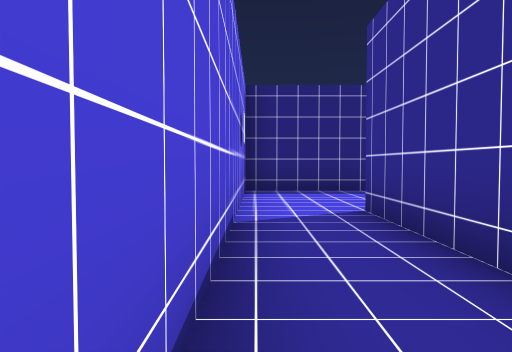
view 1 (above)

23 first-person views from a walk through a Unity game level. The camera is 1.3 m above the floor, tilts 2° down and sees 70° across. The floor is counted in squares, 2 m on a side. Each view is taken from the middle of a square. On the plan, view 1 faces up. The plan holds only what a view shows up to about 11 squares ahead; the rest is blank. The place goes on beyond the plan. The player is left out. Door leaves are left out, so doorways stand open. Some surface patterns are stand-ins.

view 2
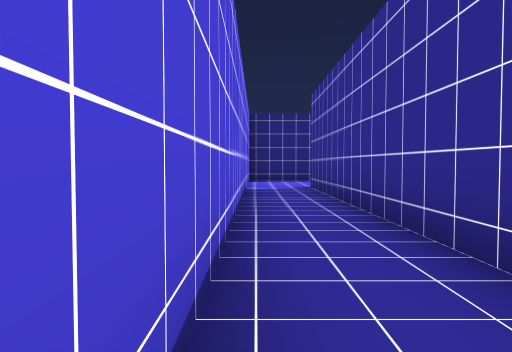

view 3
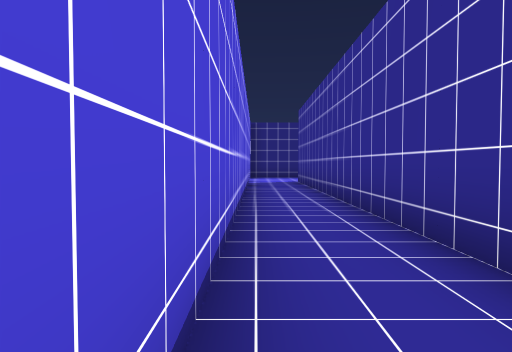

view 4
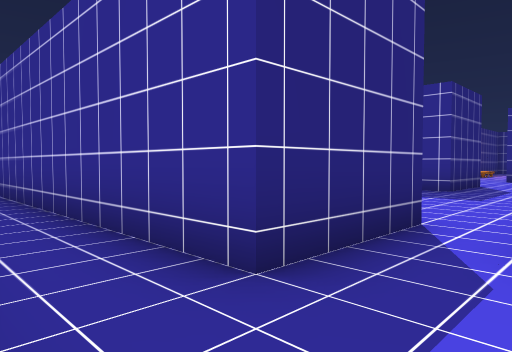

view 5
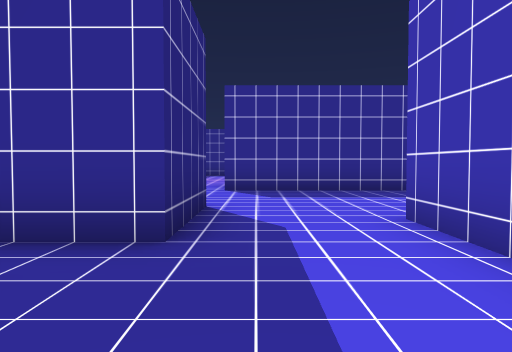

view 6
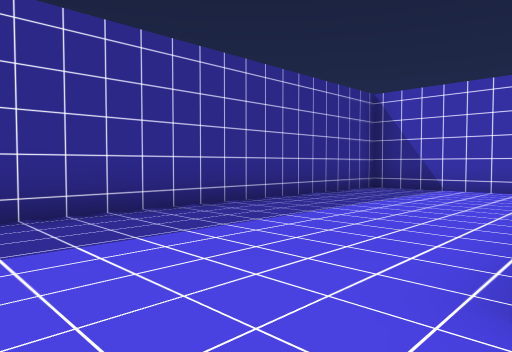

view 7
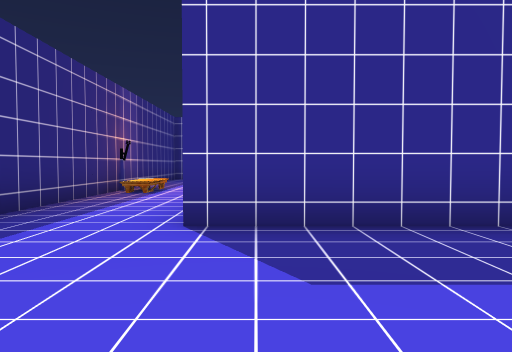

view 8
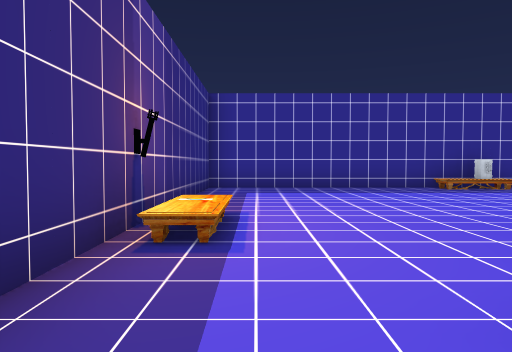

view 9
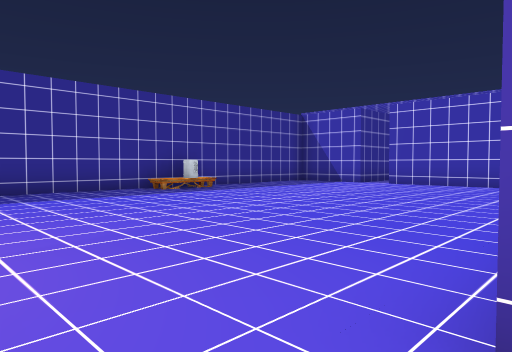

view 10
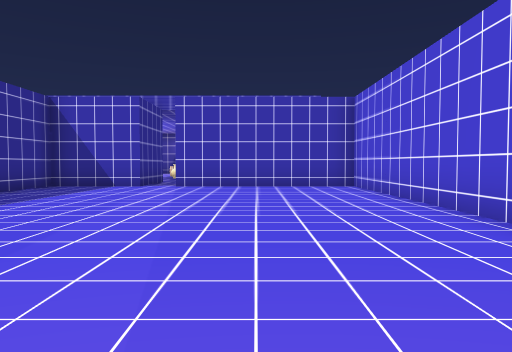

view 11
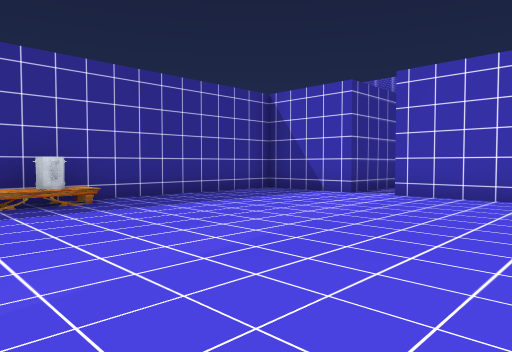

view 12
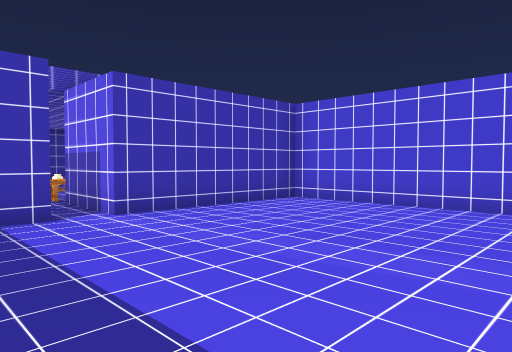

view 13
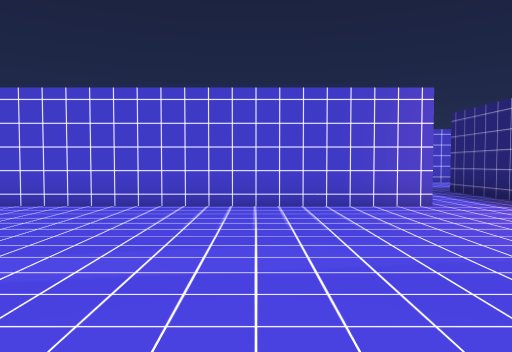

view 14
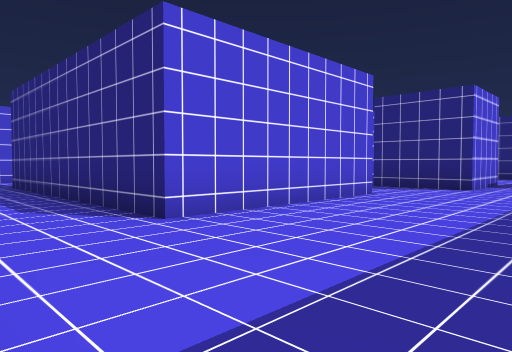

view 15
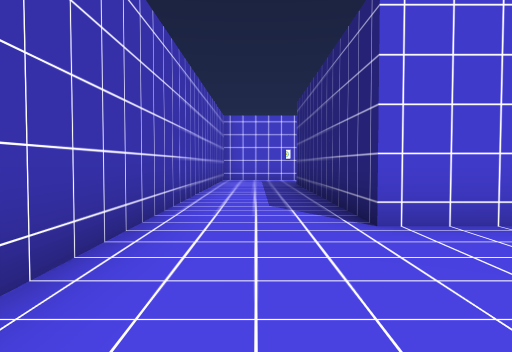

view 16
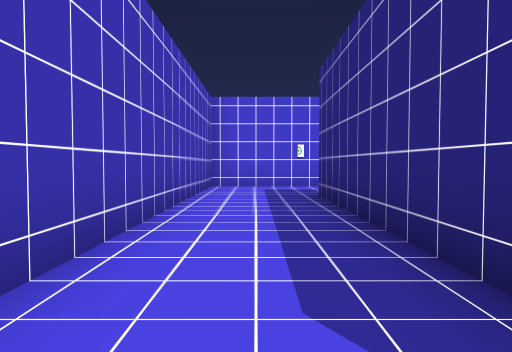

view 17
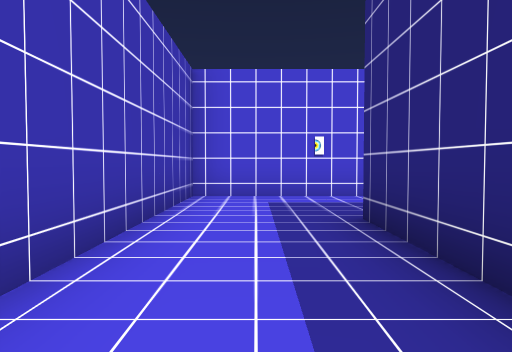

view 18
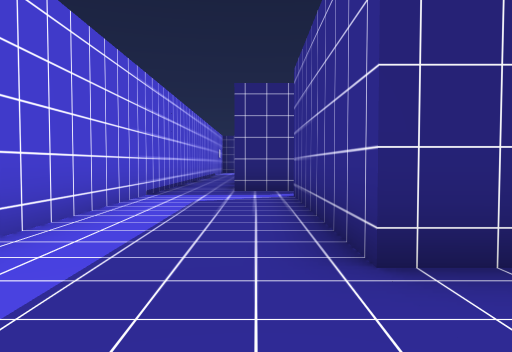

view 19
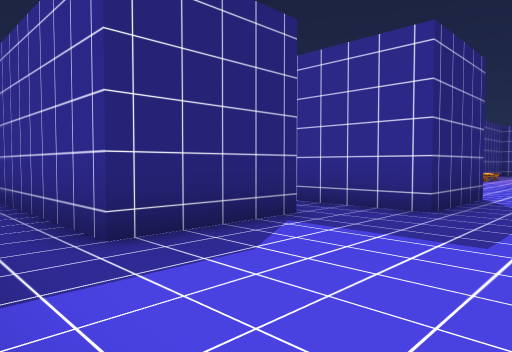

view 20
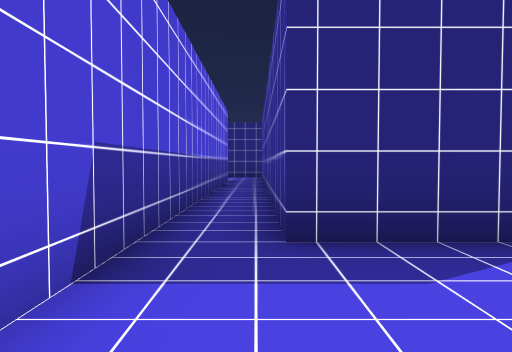

view 21
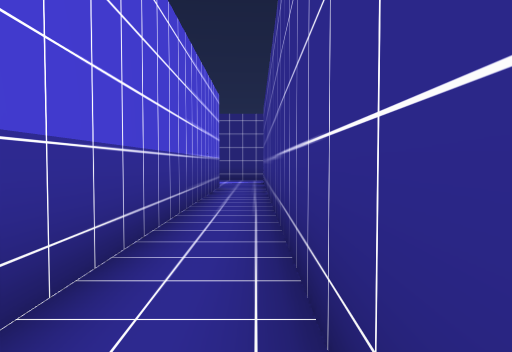

view 22
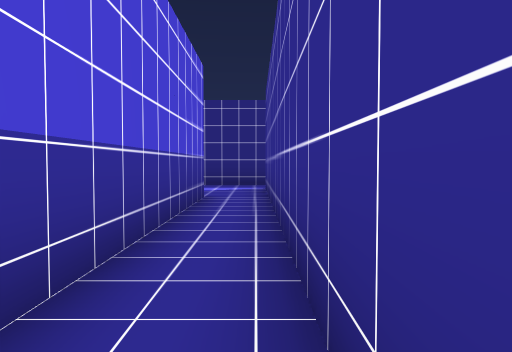

view 23
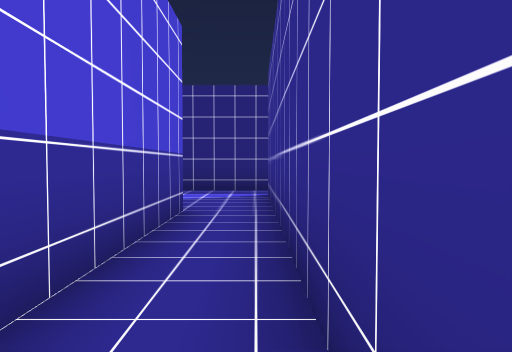

### Floor plan
Ten units are one square. View 1 is at (0, 0); x grows to the right and y downward. Boxes are objects, and circles mark ways between rooms. Rooms are numbered by the first view taken in them; rooms with no view inside come last. Other rooms are left out.
<svg viewBox="-7 -92 269 287">
<path fill="none" stroke="#000" d="M103 88 103 137 28 137 28 88M172 62 172 162 222 162 222 188M115 38 115 63 105 63M24 75 15 75 15 -50M232 185 232 162 257 162 257 38 140 38M53 -55 53 -70M54 -87 -2 -87 -2 162 147 162 147 62M78 50 53 50 53 -55M41 75 24 75M84 88 103 88M105 63 90 63 90 40M40 -50 40 66"/>
<rect x="195" y="35" width="10" height="10" fill="#bbb"><title>other object</title></rect>
<rect x="245" y="105" width="10" height="10" fill="#bbb"><title>cup</title></rect>
<circle cx="35" cy="80" r="3" fill="#2a7"/>
<circle cx="50" cy="-50" r="3" fill="#2a7"/>
<circle cx="95" cy="75" r="3" fill="#2a7"/>
<text x="130" y="90">1</text>
<text x="50" y="40">2</text>
</svg>
Room 1 opens to room 2.

Where each view was taken, in squares from view 1:
view 1: 0 up, 0 right, facing up
view 2: 5 down, 0 right, facing up
view 3: 8 down, 0 right, facing up
view 4: 9 down, 0 right, facing up-right
view 5: 7 down, 6 right, facing right
view 6: 7 down, 10 right, facing down-right
view 7: 7 down, 11 right, facing right
view 8: 5 down, 16 right, facing right
view 9: 5 down, 17 right, facing down-right
view 10: 6 down, 20 right, facing down
view 11: 9 down, 19 right, facing down-right
view 12: 10 down, 25 right, facing down-left
view 13: 10 down, 25 right, facing left
view 14: 16 down, 14 right, facing up-left
view 15: 15 down, 14 right, facing left
view 16: 15 down, 10 right, facing left
view 17: 15 down, 7 right, facing left
view 18: 16 down, 2 right, facing up
view 19: 8 down, 4 right, facing up-right
view 20: 8 down, 5 right, facing up
view 21: 5 down, 5 right, facing up
view 22: 2 down, 5 right, facing up
view 23: 0 up, 5 right, facing up
